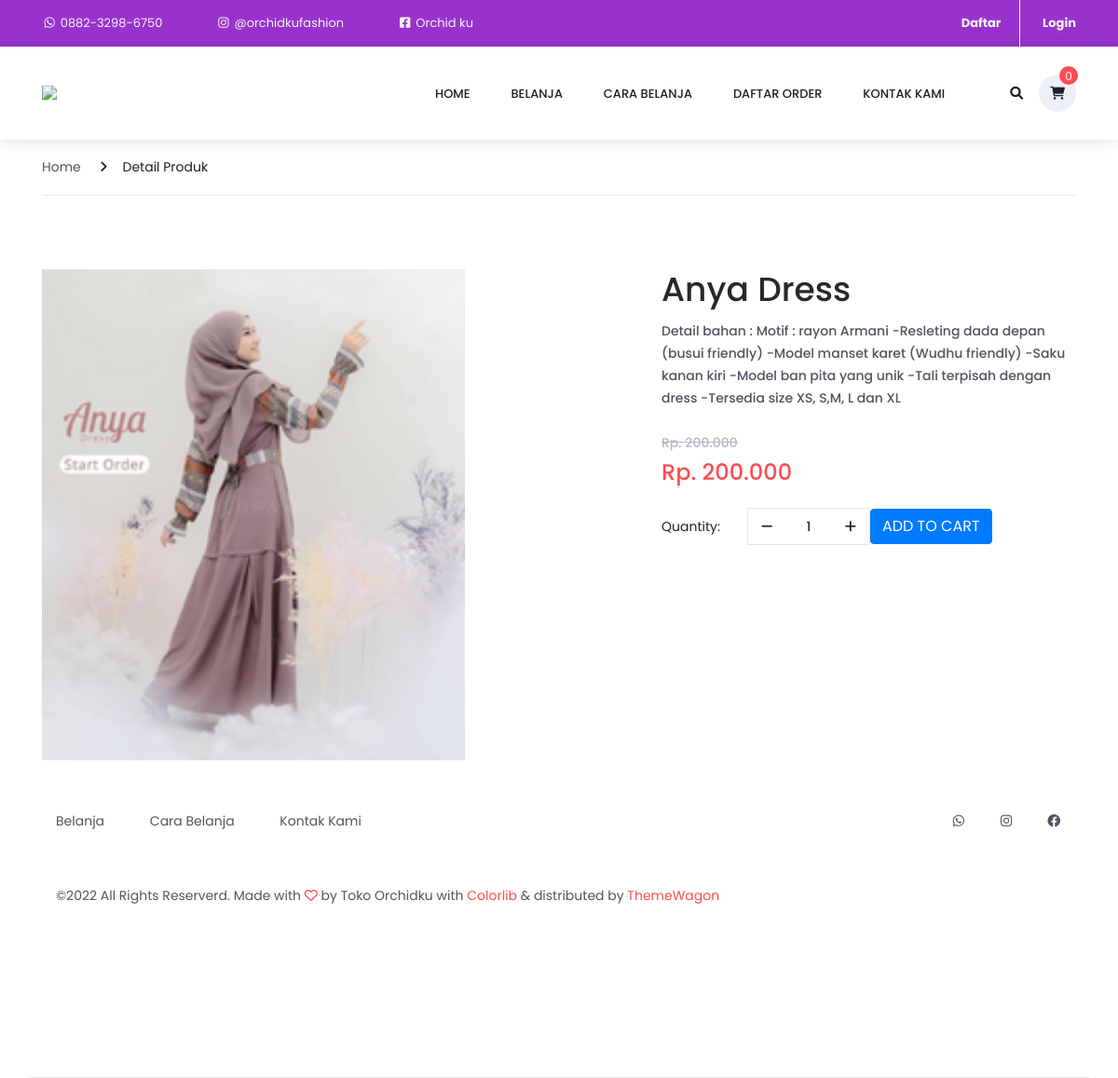
/home/detail/ANYDRS, run on the app's committed database.
### tables this page shows
CREATE TABLE `produk` (
  `id_produk` char(10) NOT NULL,
  `nama_produk` varchar(200) NOT NULL,
  `id_kategori` int(11) NOT NULL,
  `harga_awal` int(11) NOT NULL,
  `harga_diskon` int(11) NOT NULL,
  `stok` int(11) NOT NULL,
  `size` varchar(8) NOT NULL,
  `deskripsi_produk` text NOT NULL,
  `gambar` varchar(128) NOT NULL,
  `tanggal_dibuat` date NOT NULL DEFAULT current_timestamp()
);

### application/controllers/Home.php (called while the page is built, shortened)
<?php
class Home extends CI_Controller
{
    public function __construct()
    {
        $this->load->library('form_validation');
    }
    public function detail($id)
    {
        $id = $this->uri->segment(3);
        $data['judul'] = "Detail Produk";
        $data['heading'] = "Detail Produk";
        $data['produk'] = $this->Produk_model->getProdukById($id);
        if ($this->session->userdata('email')) {
            $user = $this->User_model->cekData(['email' => $this->session->userdata('email')])->row_array();
            $data['user'] = $user['username'];
        } else {
            $data['user'] = 'Pengunjung';
        }
        $this->load->view('templates/templates-user/header', $data);
        $this->load->view('templates/templates-user/topbar', $data);
        $this->load->view('templates/templates-user/breadcrumbs', $data);
        $this->load->view('templates/templates-user/detail', $data);
        $this->load->view('templates/templates-user/footer', $data);
    }
}

### index.php (called while the page is built, shortened)
<?php
require_once BASEPATH.'core/CodeIgniter.php';

### application/models/Produk_model.php (called while the page is built, shortened)
<?php
class Produk_model extends CI_Model
{
    public function getProdukById($id)
    {
        return $this->db->get_where('produk', ['id_produk' => $id])->result_array();
    }
}

### application/views/templates/templates-user/detail.php (the view)
<div class="row">
    <?php foreach ($produk as $p) { ?>
        <div class="col-lg-7">
            <div class="single_product_pics">
                <div class="row">
                    <div class="col-lg-9 image_col order-lg-2 order-1">
                        <div class="single_product_image">
                            <div class="single_product_image_background" style="background-image:url(<?php echo base_url(); ?>images/produk/<?= $p['gambar']; ?>);"></div>
                        </div>
                    </div>
                </div>
            </div>
        </div>
        <div class="col-lg-5">
            <div class="product_details">
                <div class="product_details_title">
                    <h2><?= $p['nama_produk']; ?></h2>
                    <p><?= $p['deskripsi_produk']; ?></p>
                </div>
                <div class="original_price">Rp. <?= number_format($p['harga_awal'], 0, ',', '.'); ?></div>
                <div class="product_price">Rp. <?= number_format($p['harga_diskon'], 0, ',', '.'); ?></div>
            <?php } ?>
            <div class="quantity d-flex flex-column flex-sm-row align-items-sm-center">
                <span>Quantity:</span>
                <div class="quantity_selector">
                    <span class="minus"><i class="fa fa-minus" aria-hidden="true"></i></span>
                    <span id="quantity_value">1</span>
                    <span class="plus"><i class="fa fa-plus" aria-hidden="true"></i></span>
                </div>
                <?php echo anchor('belanja/tambahKeranjang/' . $p['id_produk'], '<button class="btn btn-primary" type="submit">ADD TO CART</button>') ?>
            </div>
            </div>
        </div>
</div>

### application/views/templates/templates-user/header.php (shortened to what this page needs)
<!DOCTYPE html>
<html lang="en">
<head>
    <link rel="stylesheet" type="text/css" href="<?= base_url('assets1/'); ?>styles/bootstrap4/bootstrap.min.css">
    <link href="<?= base_url('assets1/'); ?>plugins/fonts-6/css/font-awesome.min.css" rel="stylesheet" type="text/css">
    <link href="<?= base_url('assets1/'); ?>plugins/fonts-6/css/all.css" rel="stylesheet" type="text/css">
    <link rel="stylesheet" type="text/css" href="<?= base_url('assets1/'); ?>plugins/OwlCarousel2-2.2.1/owl.carousel.css">
    <link rel="stylesheet" type="text/css" href="<?= base_url('assets1/'); ?>plugins/OwlCarousel2-2.2.1/owl.theme.default.css">
    <link rel="stylesheet" type="text/css" href="<?= base_url('assets1/'); ?>plugins/OwlCarousel2-2.2.1/animate.css">
    <link rel="stylesheet" href="<?= base_url('assets1/'); ?>plugins/themify-icons/themify-icons.css">
    <link rel="stylesheet" type="text/css" href="<?= base_url('assets1/'); ?>plugins/jquery-ui-1.12.1.custom/jquery-ui.css">
    <link rel="stylesheet" type="text/css" href="<?= base_url('assets1/'); ?>styles/contact_styles.css">
    <link rel="stylesheet" type="text/css" href="<?= base_url('assets1/'); ?>styles/contact_responsive.css">
    <link rel="stylesheet" type="text/css" href="<?= base_url('assets1/'); ?>styles/main_styles.css">
    <link rel="stylesheet" type="text/css" href="<?= base_url('assets1/'); ?>styles/responsive.css">
    <link rel="stylesheet" type="text/css" href="<?= base_url('assets1/'); ?>styles/categories_styles.css">
    <link rel="stylesheet" type="text/css" href="<?= base_url('assets1/'); ?>styles/categories_responsive.css">
    <link rel="stylesheet" type="text/css" href="<?= base_url('assets1/'); ?>styles/single_styles.css">
    <link rel="stylesheet" type="text/css" href="<?= base_url('assets1/'); ?>styles/single_responsive.css">
</head>
<body>
    <div class="super_container">

### application/views/templates/templates-user/topbar.php (shortened to what this page needs)
<header class="header trans_300">
    <div class="top_nav" style="background-color: #9932CC">
        <div class="container">
            <div class="row">
                <div class="col-md-6">
                    <div class="top_nav_left">
                        <a href="https://wa.me/+6288232986750" target="_blank" style="color:whitesmoke"><i class="fa-fw fa-brands fa-whatsapp"></i> 0882-3298-6750</a>
                        <a href="https://www.instagram.com/orchidkufashion/" target="_blank" style="text-transform:none; color:whitesmoke; padding-left: 10%;"><i class="fa-fw fa-brands fa-instagram"></i> @orchidkufashion</a>
                        <a href="https://www.facebook.com/profile.php?id=100076797482827" target="_blank" style="text-transform:none; color:whitesmoke; padding-left: 10%;"><i class="fa-fw fa-brands fa-facebook-square"></i> Orchid ku</a>
                    </div>
                </div>
                <div class="col-md-6 text-right">
                    <div class="top_nav_right">
                        <ul class="top_nav_menu">
                            <?php
                               if (!empty($this->session->userdata('email'))) { ?>
                                <li class="account" style="background-color: #9932CC">
                                    <a href="#" style="color: whitesmoke">
                                        Selamat Datang <b><?= $user; ?></b>
                                        <i class="fa-solid fa-angle-down"></i>
                                    </a>
                                    <ul class="account_selection" style="text-align:justify">
                                        <li><a href="<?= base_url('user/ubahprofil') ?>"><i class="fa-fw fa-solid fa-user-pen" aria-hidden="true"></i>Ubah Profil</a></li>
                                        <li><a href="#"><i class="fas fa-fw fa-regular fa-receipt" aria-hidden="true"></i>Riwayat Pesanan</a></li>
                                        <li><a href="#"><i class="fa-fw fa-solid fa-money-bill-transfer" aria-hidden="true"></i>Konfirmasi Bayar</a></li>
                                        <li><a href="<?= base_url('home/logout'); ?>"><i class="fas fa-fw fa-regular fa-right-from-bracket" aria-hidden="true"></i>Logout</a></li>
                                    </ul>
                                </li>
                                <li style="padding-top: 10px" class="account-selection">
                                    <a href="#" class="dropdown-toggle" data-toggle="dropdown" data-hover="dropdown" data-close-others="true">
                                        <b><?php echo $this->session->userdata('username'); ?></b>
                                        <i style="padding: 0" class="icon-angle-down"></i>
                                    </a>
                                    <ul style="min-width: 200px" class="dropdown-menu">
                                        <li style="min-width: 200px"><a href="<?= base_url('user/ubahprofil') ?>"><i class="icon-user"></i>Update Profile</a></li>
                                        <li style="min-width: 200px"><a href="<?php echo base_url(); ?>home/riwayat"><i style="padding-right: 18px" class="icon-dollar"></i>Riwayat Pemesanan</a></li>
                                        <li style="min-width: 200px"><a href="<?php echo base_url(); ?>home/konfirmasi_halaman"><i style="padding-right: 14px" class="icon-check"></i>Konfirmasi Pembayaran</a></li>
                                        <li style="min-width: 200px"><a href="<?php echo base_url(); ?>home/logout"><i style="padding-right: 13px" class="icon-key"></i>Log Out</a></li>
                                    </ul>
                                </li>
                                </li>
                            <?php } else { ?>
                                <li class="language" style="background-color: #9932CC; border-right: solid 1.5px whitesmoke;"><a href="<?= base_url('authuser/registration'); ?>"><b style="color:whitesmoke">Daftar</b></a></li>
                                <li class="account" style="background-color: #9932CC"><a href="<?= base_url('authuser'); ?>"><b style="color:whitesmoke">Login</b></a></li>
                            <?php } ?>
                        </ul>
                    </div>
                </div>
            </div>
        </div>
    </div>
    <div class="main_nav_container">
        <div class="container">
            <div class="row">
                <div class="col-lg-12 text-right">
                    <div class="logo_container">
                        <a href="<?= base_url(); ?>"><img src="<?= base_url(); ?>assets1/img/logo.png" class="img-responsive logo"></a>
                    </div>
                    <nav class="navbar">
                        <ul class="navbar_menu">
                            <li><a href="<?= base_url(); ?>">home</a></li>
                            <li><a href="<?= base_url('belanja'); ?>">belanja</a></li>
                            <li><a href="<?= base_url('home/cara_belanja'); ?>">cara belanja</a></li>
                            <li><a href="<?= base_url('belanja/daftar_order'); ?>">daftar order</a></li>
                            <li><a href="<?= base_url('home/contact'); ?>">Kontak Kami</a></li>
                        </ul>
                        <ul class="navbar_user">
                            <li><a href="#"><i class="fa fa-search" aria-hidden="true"></i></a></li>
                            <li class="checkout">
                                <a href="<?= base_url('belanja/detail_keranjang'); ?>">
                                    <i class="fa fa-shopping-cart" aria-hidden="true"></i>
                                    <?php $keranjang = $this->cart->total_items() ?>
                                    <span id="checkout_items" class="checkout_items"><?php echo $keranjang; ?></span>
                                </a>
                            </li>
                        </ul>
                    </nav>
                </div>
            </div>
        </div>
    </div>
</header>
<div class="fs_menu_overlay"></div>

### application/views/templates/templates-user/breadcrumbs.php
<div class="container contact_container">
    <div class="row">
        <div class="col">
            <div class="breadcrumbs d-flex flex-row align-items-center">
                <ul>
                    <li><a href="<?= base_url(); ?>">Home</a></li>
                    <li class="active"><i class="fa fa-angle-right" aria-hidden="true"></i><?= $heading;  ?></li>
                </ul>
            </div>
        </div>
    </div>
    <div class="fs_menu_overlay"></div>

### application/views/templates/templates-user/footer.php (shortened to what this page needs)
<footer class="footer">
    <div class="container">
        <div class="row">
            <div class="col-lg-6">
                <div class="footer_nav_container d-flex flex-sm-row flex-column align-items-center justify-content-lg-start justify-content-center text-center">
                    <ul class="footer_nav">
                        <li><a href="#">Belanja</a></li>
                        <li><a href="#">Cara Belanja</a></li>
                        <li><a href="<?= base_url('home/contact'); ?>">Kontak Kami</a></li>
                    </ul>
                </div>
            </div>
            <div class="col-lg-6">
                <div class="footer_social d-flex flex-row align-items-center justify-content-lg-end justify-content-center">
                    <ul>
                        <li><a href="#"><i class="fa-fw fa-brands fa-whatsapp" aria-hidden="true"></i></a></li>
                        <li><a href="https://www.instagram.com/orchidkufashion/" target="_blank"><i class="fa-fw fa-brands fa-instagram" aria-hidden="true"></i></a></li>
                        <li><a href="#"><i class="fa-fw fa-brands fa-facebook" aria-hidden="true"></i></a></li>
                    </ul>
                </div>
            </div>
        </div>
        <div class="row">
            <div class="col-lg-12">
                <div class="footer_nav_container">
                    <div class="cr">&copy;<?= date('Y') ?> All Rights Reserverd. Made with <i class="fa-regular fa-heart" aria-hidden="true"></i> by Toko Orchidku with <a href="https://colorlib.com" target="_blank">Colorlib</a> &amp; distributed by <a href="https://themewagon.com" target="_blank">ThemeWagon</a></div>
                </div>
            </div>
        </div>
    </div>
</footer>
</div>
</body>
</html>

### data on the page
produk: gambar (picture), nama_produk "Anya Dress", deskripsi_produk "Detail bahan : Motif : rayon Armani -Resleting dada depan (busui friendly) -Model manset karet (Wudhu friendly) -Saku kanan kiri -Model ban pita yang unik -Tali terpisah dengan dress -Tersedia size XS, S,M, L dan XL", harga_awal "200.000", harga_diskon "200.000", id_produk "ADD TO CART"

### other printed values
$keranjang "0"
$heading "Detail Produk"
